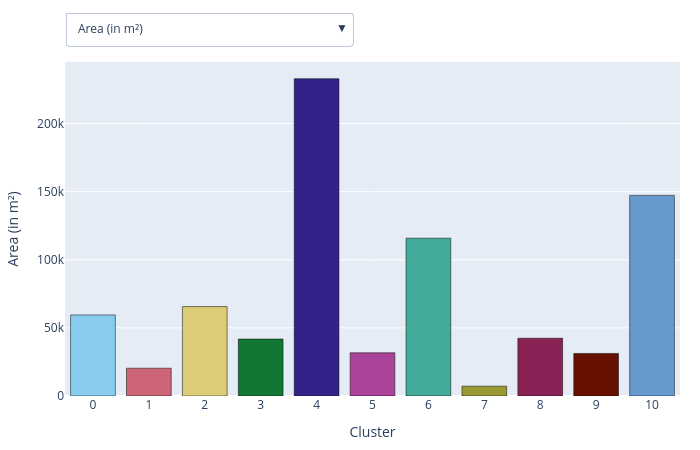

Here is the notebook cell this chart was saved with:
### Code cell
df_condensed = df[
    [
        "Area_m2",
        "AUC",
        "pct_prot",
        "elev_mean_",
        "elev_std_m",
        "n_wells",
        "cluster",
        "1983_explr",
        "1983_explt",
        "1932_explt",
    ]
].rename(
    columns={
        "pct_prot": "Percentage Protected Land (of total bofedal)",
        "Area_m2": "Area (in m²)",
        "AUC": "Area of basin",
        "elev_mean_": "Average Elevation (in m)",
        "elev_std_m": "Elevation Standard Deviation (in m)",
        "n_wells": "Number of wells (per catchment area)",
        "1983_explr": "Mining Exploration Sites in 1983",
        "1983_explt": "Mining Exploitation Sites in 1983",
        "1932_explt": "Mining Exploitation Sites in 1932",
    }
)

agg = df_condensed.groupby("cluster", as_index=False).mean()
bar_colors = agg["cluster"].map(COLOR_MAP_NUM).fillna("#999999").tolist()


def make_trace(var):
    return go.Bar(
        x=agg["cluster"],
        y=agg[var],
        marker=dict(color=bar_colors, line=dict(color="black")),
        name=var,
    )


vars_list = list(agg.columns[1:])
default_var = vars_list[0]

fig = go.Figure(make_trace(default_var))

buttons = []
for i, var in enumerate(vars_list):
    buttons.append(
        dict(
            label=var,
            method="update",
            args=[
                {"y": [agg[var]]},
                # "marker.color": [palette[i % len(palette)]]},
                {"yaxis": {"title": {"text": var}}},
            ],
        )
    )

fig.update_layout(
    title="",
    yaxis=dict(title=dict(text=default_var)),
    xaxis=dict(
        title="Cluster",
        type="category",
        categoryorder="array",
        categoryarray=agg["cluster"].tolist(),
    ),
    updatemenus=[
        dict(
            type="dropdown",
            direction="down",
            showactive=True,
            buttons=buttons,
            x=0.0,
            xanchor="left",
            y=1.15,
            yanchor="top",
        )
    ],
    margin=dict(t=60, r=20, l=60, b=50),
    height=450,
    width=700,
    showlegend=False,
)


fig

### Figure 1 — Plotly figure (JSON) as saved in the notebook; plotly's stock layout.template omitted (floating-point values rounded to 4 significant figures)
{"data": [{"marker": {"color": ["#88CCEE", "#CC6677", "#DDCC77", "#117733", "#332288", "#AA4499", "#44AA99", "#999933", "#882255", "#661100", "#6699CC"], "line": {"color": "black"}}, "name": "Area (in m²)", "type": "bar", "x": [0, 1, 2, 3, 4, 5, 6, 7, 8, 9, 10], "y": [59530.0, 20420.0, 65670.0, 41820.0, 233000.0, 31740.0, 115900.0, 7200.0, 42450.0, 31240.0, 147300.0]}], "layout": {"height": 450, "margin": {"b": 50, "l": 60, "r": 20, "t": 60}, "showlegend": false, "title": {"text": ""}, "updatemenus": [{"buttons": [{"args": [{"y": [[59530.0, 20420.0, 65670.0, 41820.0, 233000.0, 31740.0, 115900.0, 7200, 42450.0, 31240.0, 147300.0]]}, {"yaxis": {"title": {"text": "Area (in m²)"}}}], "label": "Area (in m²)", "method": "update"}, {"args": [{"y": [[94.73, 108.7, 106.2, 96.99, 101.5, 112.4, 107.1, 79.69, 109.4, 106.4, 94.71]]}, {"yaxis": {"title": {"text": "Area of basin"}}}], "label": "Area of basin", "method": "update"}, {"args": [{"y": [[99.88, 8.917, 0, 0, 50.32, 0, 27.39, 0, 0, 94.55, 0]]}, {"yaxis": {"title": {"text": "Percentage Protected Land (of total bofedal)"}}}], "label": "Percentage Protected Land (of total bofedal)", "method": "update"}, {"args": [{"y": [[4399.0, 4231.0, 4239.0, 4181.0, 4536.0, 4226.0, 4101.0, 4060.0, 4238.0, 4459.0, 4104.0]]}, {"yaxis": {"title": {"text": "Average Elevation (in m)"}}}], "label": "Average Elevation (in m)", "method": "update"}, {"args": [{"y": [[6.093, 8.004, 8.324, 4.468, 6.396, 7.511, 5.275, 4.244, 7.819, 9.172, 3.599]]}, {"yaxis": {"title": {"text": "Elevation Standard Deviation (in m)"}}}], "label": "Elevation Standard Deviation (in m)", "method": "update"}, {"args": [{"y": [[0, 44.94, 0, 0, 0, 0, 0, 0, 0, 0, 0]]}, {"yaxis": {"title": {"text": "Number of wells (per catchment area)"}}}], "label": "Number of wells (per catchment area)", "method": "update"}, {"args": [{"y": [[127.9, 177.2, 81.78, 198, 2.929, 83.31, 72.35, 19, 25.33, 285, 48]]}, {"yaxis": {"title": {"text": "Mining Exploration Sites in 1983"}}}], "label": "Mining Exploration Sites in 1983", "method": "update"}, {"args": [{"y": [[42.63, 0.7834, 7.498, 0, 0, 10.59, 2.4, 0, 4.511, 35, 8]]}, {"yaxis": {"title": {"text": "Mining Exploitation Sites in 1983"}}}], "label": "Mining Exploitation Sites in 1983", "method": "update"}, {"args": [{"y": [[19.83, 0.01911, 1, 0, 0, 0, 1.091, 0, 3.745, 2, 0]]}, {"yaxis": {"title": {"text": "Mining Exploitation Sites in 1932"}}}], "label": "Mining Exploitation Sites in 1932", "method": "update"}], "direction": "down", "showactive": true, "type": "dropdown", "x": 0, "xanchor": "left", "y": 1.15, "yanchor": "top"}], "width": 700, "xaxis": {"categoryarray": [0, 1, 2, 3, 4, 5, 6, 7, 8, 9, 10], "categoryorder": "array", "title": {"text": "Cluster"}, "type": "category"}, "yaxis": {"title": {"text": "Area (in m²)"}}}}
